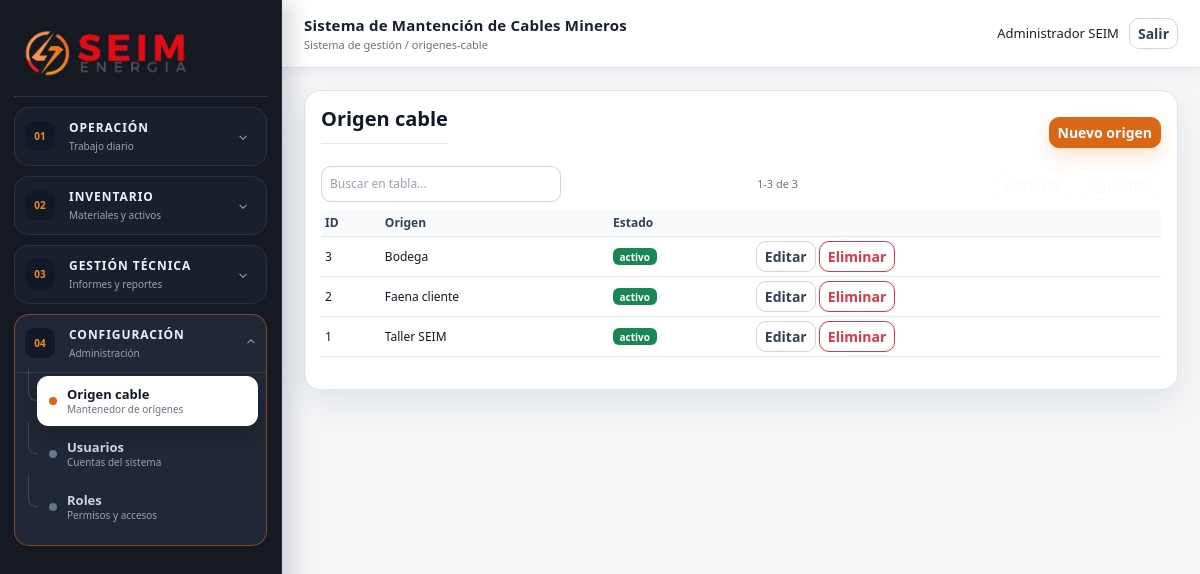
Page /public/origenes-cable (signed in) on the committed database.
### tables this page shows
CREATE TABLE origenes_cable(id INT AUTO_INCREMENT PRIMARY KEY,nombre VARCHAR(120) NOT NULL UNIQUE,estado ENUM('activo','inactivo') DEFAULT 'activo',created_at TIMESTAMP NULL,updated_at TIMESTAMP NULL,deleted_at TIMESTAMP NULL);

### app/Core/App.php (called while the page is built, shortened)
<?php
final class App { private static array $config; private static ?PDO $pdo=null; public static function boot(array $config): void { self::$config=$config; } public static function config(string $key, mixed $default=null): mixed { return self::$config[$key] ?? $default; } public static function db(): PDO { if(!self::$pdo){ $db=self::$config['db']; $dsn="mysql:host={$db['host']};dbname={$db['name']};charset={$db['charset']}"; self::$pdo=new PDO($dsn,$db['user'],$db['pass'],[PDO::ATTR_ERRMODE=>PDO::ERRMODE_EXCEPTION,PDO::ATTR_DEFAULT_FETCH_MODE=>PDO::FETCH_ASSOC]); } return self::$pdo; } }

### app/Core/Controller.php (called while the page is built, shortened)
<?php
abstract class Controller { protected function view(string $view,array $data=[]):void{ extract($data); $viewFile=__DIR__.'/../Views/'.$view.'.php'; require __DIR__.'/../Views/layouts/app.php'; } protected function auth():void{ if(!current_user()) redirect('login'); } protected function requirePermission(string $module,string $action='ver'):void{ $this->auth(); if(($_SESSION['user']['rol']??'')==='Super Administrador') return; $perms=$_SESSION['permissions'][$module]??[]; if(empty($perms[$action])) { http_response_code(403); exit('Sin permisos'); } } protected function uploadImage(string $field,string $dir):?string{ if(empty($_FILES[$field]['name'])) return null; $cfg=App::config('image_mimes'); $tmp=$_FILES[$field]['tmp_name']; $mime=mime_content_type($tmp); if(!isset($cfg[$mime]) || $_FILES[$field]['size']>App::config('upload_max_bytes')) throw new \RuntimeException('Imagen inválida: use JPG, PNG o WEBP de máximo 3 MB.'); $name=bin2hex(random_bytes(12)).'.'.$cfg[$mime]; if(!is_dir(__DIR__.'/../../public/uploads/'.$dir)) mkdir(__DIR__.'/../../public/uploads/'.$dir,0775,true); move_uploaded_file($tmp,__DIR__.'/../../public/uploads/'.$dir.'/'.$name); return 'uploads/'.$dir.'/'.$name; } }

### app/Controllers/CatalogController.php (called while the page is built, shortened)
<?php
class CatalogController extends Controller {
 public function origenes():void{$this->requirePermission('Configuración');$m=new BaseCatalog;$rows=$m->all('origenes_cable','nombre');$this->view('origenes/index',compact('rows'));}
}

### public/index.php (called while the page is built, shortened)
<?php
require_once __DIR__ . '/../app/Core/helpers.php';
spl_autoload_register(function (string $class): void {
    $prefix = 'App\\';
    if (str_starts_with($class, $prefix)) {
        $path = __DIR__ . '/../app/' . str_replace('\\', '/', substr($class, strlen($prefix))) . '.php';
    }
});
$router = new App\Core\Router();
$router->dispatch($_SERVER['REQUEST_METHOD'], parse_url($_SERVER['REQUEST_URI'], PHP_URL_PATH) ?: '/');

### app/Models/BaseCatalog.php (called while the page is built, shortened)
<?php
class BaseCatalog extends Model {
 private function hasSoftDelete(string $table): bool { return in_array($table, self::SOFT_DELETE_TABLES, true); }
 public function all(string $table,string $order='id DESC'): array { $where=$this->hasSoftDelete($table)?' WHERE deleted_at IS NULL':''; return $this->fetchAll("SELECT * FROM $table$where ORDER BY $order"); }
}

### app/Core/Model.php (called while the page is built, shortened)
<?php
abstract class Model { protected \PDO $db; public function __construct(){ $this->db=App::db(); } public function fetchAll(string $sql,array $p=[]):array{ $s=$this->db->prepare($sql); $s->execute($p); return $s->fetchAll(); } public function fetch(string $sql,array $p=[]):?array{ $s=$this->db->prepare($sql); $s->execute($p); return $s->fetch()?:null; } public function execSql(string $sql,array $p=[]):bool{ $s=$this->db->prepare($sql); return $s->execute($p); } }

### app/Views/origenes/index.php (the view)
<div class="card-dark"><div class="d-flex justify-content-between align-items-center mb-2"><h5>Origen cable</h5><a class="btn btn-seim btn-sm" href="<?= url('origenes-cable/crear') ?>">Nuevo origen</a></div><table class="table table-dark table-sm datatable"><thead><tr><th>ID</th><th>Origen</th><th>Estado</th><th></th></tr></thead><tbody><?php foreach($rows as $r): ?><tr><td><?= $r['id'] ?></td><td><?= e($r['nombre']) ?></td><td><?= badge($r['estado']) ?></td><td><a class="btn btn-sm btn-outline-light" href="<?= url('origenes-cable/editar/'.$r['id']) ?>">Editar</a> <form method="post" action="<?= url('origenes-cable/eliminar/'.$r['id']) ?>" class="d-inline" onsubmit="return confirm('¿Eliminar este origen?')"><?= csrf_field() ?><button class="btn btn-sm btn-outline-danger">Eliminar</button></form></td></tr><?php endforeach; ?></tbody></table></div>

### app/Core/Router.php (shortened to what this page needs)
<?php
final class Router
{
    private array $routes = [];
    private function add($m, $p, $a): void { $this->routes[$m][] = ['p' => trim($p, '/'), 'a' => $a]; }
    private function normalizePath(string $uri): string
    {
        $path = trim($uri, '/');
        $base = trim(parse_url(App::config('base_url'), PHP_URL_PATH) ?: '', '/');
        $projectBase = trim(dirname('/' . $base), '/.');
        foreach (array_filter([$base, $projectBase]) as $prefix) {
            if (str_starts_with($path, $prefix . '/')) {
                $path = trim(substr($path, strlen($prefix)), '/');
                break;
            }
        }
        return $path;
    }
    public function dispatch(string $method, string $uri): void
    {
        $path = $this->normalizePath($uri);
        foreach ($this->routes[$method] ?? [] as $r) {
            $regex = '#^' . preg_replace('#\{([a-z_]+)\}#', '(?P<$1>[^/]+)', $r['p']) . '$#';
            if (preg_match($regex, $path, $m)) {
                [$c, $fn] = $r['a'];
                $params = array_filter($m, 'is_string', ARRAY_FILTER_USE_KEY);
                (new $c)->$fn(...array_values($params));
                return;
            }
        }
    }
}

### app/Core/helpers.php (shortened to what this page needs)
<?php
function e(?string $v): string { return htmlspecialchars((string)$v, ENT_QUOTES, 'UTF-8'); }
function url(string $path = ''): string { return App\Core\App::config('base_url') . '/' . ltrim($path, '/'); }
function badge(string $estado): string { $map=['activo'=>'success','inactivo'=>'secondary','disponible'=>'success','en reparación'=>'warning','entregado'=>'info','dado de baja'=>'danger','borrador'=>'secondary','finalizado'=>'success','anulado'=>'danger','activa'=>'warning','cerrada'=>'success','crítico'=>'danger','critico'=>'danger','bajo'=>'warning','normal'=>'success']; return '<span class="badge text-bg-'.($map[$estado]??'secondary').'">'.e($estado).'</span>'; }

### public/assets/css/app.css (style rules this page uses)
:root { --bg:#f4f6f8;--bg-soft:#eef1f5;--side:#151922;--side-2:#1d2430;--card:#ffffff;--card-2:#f9fafb;--input:#ffffff;--text:#17202c;--text-inverse:#f8fafc;--muted:#6b7280; --brand-orange:#d96716;--brand-orange-2:#f08a24;--brand-red:#b91c1c;--brand-gray:#6f737b;--green:#d96716;--olive:#d99a22;--blue:#2563eb;--red:#b91c1c; --line:#dfe4ea;--line-dark:rgba(255,255,255,.12);--shadow:0 14px 34px rgba(15,23,42,.08) }
* { box-sizing:border-box }
body { background:var(--bg);color:var(--text);font-size:13px;min-height:100vh }
.card-dark,.panel,.kpi { background:var(--card);border:1px solid var(--line);border-radius:16px;padding:16px;box-shadow:var(--shadow) }
.btn { border-radius:10px;font-weight:700 }
.btn-seim { background:var(--brand-orange);border:1px solid var(--brand-orange);color:#fff;font-weight:800;box-shadow:0 8px 18px rgba(217,103,22,.20) }
.btn-outline-light { color:#334155;border-color:#cfd6df;background:#fff }
.table { font-size:12px }
.badge { font-size:10px }
.table-dark { --bs-table-bg:transparent;--bs-table-color:#111827;--bs-table-border-color:#e5e7eb;vertical-align:middle }
.table th,.table td { vertical-align:middle;white-space:nowrap }
.table th { text-align:left;color:#334155;background:#f8fafc }
.table td .btn { white-space:nowrap }
.card-dark h5,.card-dark h6 { display:flex;align-items:center;min-height:24px;margin-bottom:14px;color:#111827;font-weight:800 }
.card-dark h5 { padding-bottom:12px;border-bottom:1px solid var(--line) }
.form-enhanced { position:relative }

### rows in the picture
origenes_cable: id "3", nombre "Bodega", estado "activo"
origenes_cable: id "2", nombre "Faena cliente", estado "activo"
origenes_cable: id "1", nombre "Taller SEIM", estado "activo"

### other values in the picture
$group['icon'] "01"
$group['label'] "OPERACIÓN"
$group['summary'] "Trabajo diario"
$group['icon'] "02"
$group['label'] "INVENTARIO"
$group['summary'] "Materiales y activos"
$group['icon'] "03"
$group['label'] "GESTIÓN TÉCNICA"
$group['summary'] "Informes y reportes"
$group['icon'] "04"
$group['label'] "CONFIGURACIÓN"
$group['summary'] "Administración"
$t "Origen cable"
$desc "Mantenedor de orígenes"
$t "Usuarios"
